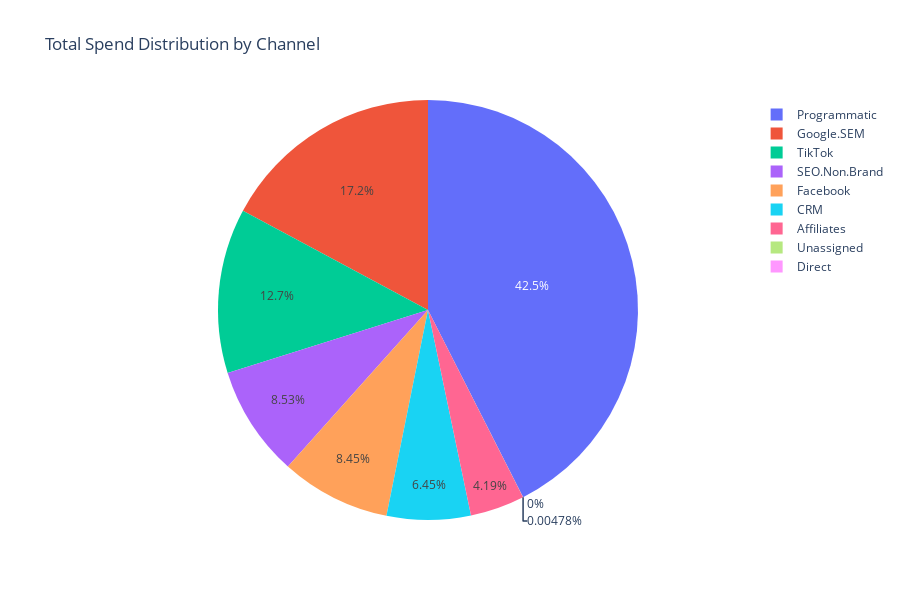

Write notebook code for a chart like this one.
### Code cell
# Bar chart
plot_ads_spend(df_spend, by="channel", chart_type="pie", figsize=(900, 600))

### Figure 1 — Plotly figure (JSON) as saved in the notebook; plotly's stock layout.template omitted (floating-point values rounded to 4 significant figures)
{"data": [{"domain": {"x": [0, 1], "y": [0, 1]}, "hovertemplate": "channel=%{label}<br>spend_channel=%{value}<extra></extra>", "labels": ["Affiliates", "CRM", "Direct", "Facebook", "Google.SEM", "Programmatic", "SEO.Non.Brand", "TikTok", "Unassigned"], "legendgroup": "", "name": "", "showlegend": true, "type": "pie", "values": [11830000.0, 18220000.0, 0.0, 23860000.0, 48460000.0, 120000000.0, 24090000.0, 35790000.0, 13510.0]}], "layout": {"height": 600, "legend": {"orientation": "v", "tracegroupgap": 0, "x": 1.02, "xanchor": "left", "y": 1, "yanchor": "top"}, "title": {"text": "Total Spend Distribution by Channel"}, "width": 900}}
